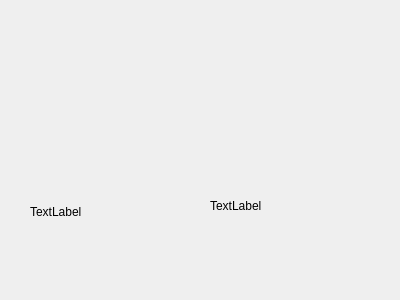
<?xml version="1.0" encoding="UTF-8"?>
<ui version="4.0">
 <class>Widget</class>
 <widget class="QWidget" name="Widget">
  <property name="geometry">
   <rect>
    <x>0</x>
    <y>0</y>
    <width>400</width>
    <height>300</height>
   </rect>
  </property>
  <property name="windowTitle">
   <string>Widget</string>
  </property>
  <widget class="QLabel" name="label_1">
   <property name="geometry">
    <rect>
     <x>30</x>
     <y>181</y>
     <width>141</width>
     <height>61</height>
    </rect>
   </property>
   <property name="text">
    <string>TextLabel</string>
   </property>
  </widget>
  <widget class="QLabel" name="label_2">
   <property name="geometry">
    <rect>
     <x>210</x>
     <y>180</y>
     <width>161</width>
     <height>51</height>
    </rect>
   </property>
   <property name="text">
    <string>TextLabel</string>
   </property>
  </widget>
 </widget>
 <layoutdefault spacing="6" margin="11"/>
 <resources/>
 <connections/>
</ui>
